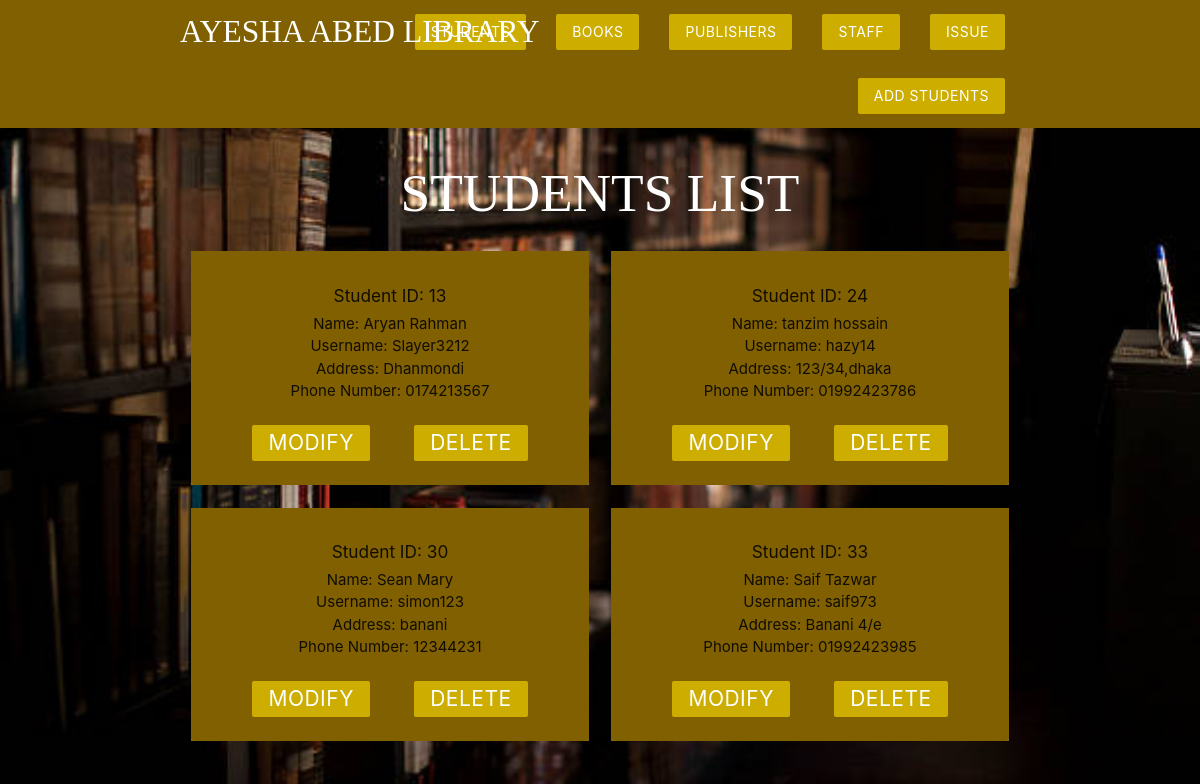
The app's page /MVC_Structure/Model/students.php with its own data.
### tables this page shows
CREATE TABLE `student` (
  `id` int(11) NOT NULL,
  `name` varchar(50) NOT NULL,
  `phone` varchar(11) NOT NULL,
  `address` varchar(100) NOT NULL,
  `username` varchar(10) NOT NULL
);

### MVC_Structure/Model/students.php (the view, shortened to what this page needs)
<?php
require 'DBconn.php';
$sql = 'SELECT * FROM student';
$result = mysqli_query($conn, $sql);
$students = mysqli_fetch_all($result, MYSQLI_ASSOC);
?>
<!DOCTYPE html>
<html>
<?php require '../View/header.php'; ?>
<nav class="white z-depth-0" style="background-color:#806000 !important;">
    <div class="container">
        <ul id="nav-mobile" class="class right hide-on-small-and-down">
            <li><a href="../Controller/add_students.php" class="btn brand z-depth-0">ADD STUDENTS</a></li>
        </ul>
    </div>
</nav>
<h2 class="center-align teal-darken-3" style="font-family: Dancing-Script !important; color:white !important">STUDENTS LIST</h2>
<div class="container">
    <div class="row">
        <?php foreach ($students as $student) : ?>
            <div class="col s6 md3">
                <div class="card z-depth-0">
                    <div class="card-content center" style="background-color:#806000;">
                        <h6 class="center">Student ID: <?php echo $student['id']; ?></h6>
                        <p class="center">Name: <?php echo $student['name']; ?></p>
                        <p class="center">Username: <?php echo $student['username']; ?></p>
                        <p class="center">Address: <?php echo $student['address']; ?></p>
                        <p class="center">Phone Number: <?php echo $student['phone']; ?></p></br>
                        <form style="display: inline;"action="../Controller/modify_student.php" method="POST">
                        <input type="submit" name="modify" value="Modify" class="btn brand z-depth-0">
                        </form>
                        <form style="display: inline;" action="students.php" method="POST">
                            <input type="submit" name="delete" value="Delete" class="btn brand z-depth-0">
                        </form>
                    </div>
                </div>
            </div>
        <?php endforeach; ?>
    </div>
</div>
</html>

### MVC_Structure/View/header.php (style rules this page uses)
body { background-image:url("../View/img/one.jpg"); background-size: cover; background-color:#ccad00; }
.brand { background-color:#ccad00 !important; }
form { background-color: none; color:white; max-width: 460px; margin: 20px auto; padding: 20px; }
form>input { color:lightblue; font-size: 21px !important; }

### records on screen
student: id "13", name "Aryan Rahman", username "Slayer3212", address "Dhanmondi", phone "0174213567"
student: id "24", name "tanzim hossain", username "hazy14", address "123/34,dhaka", phone "01992423786"
student: id "30", name "Sean Mary", username "simon123", address "banani", phone "12344231"
student: id "33", name "Saif Tazwar", username "saif973", address "Banani 4/e", phone "01992423985"
